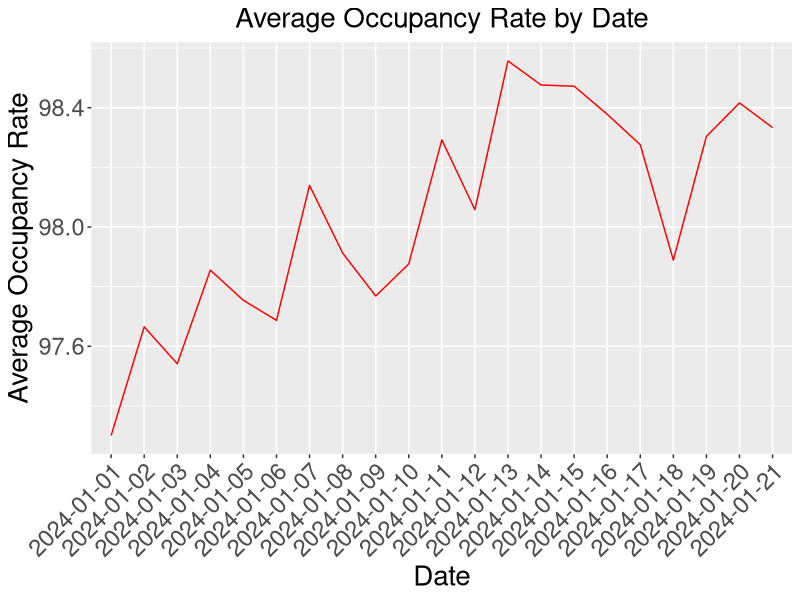
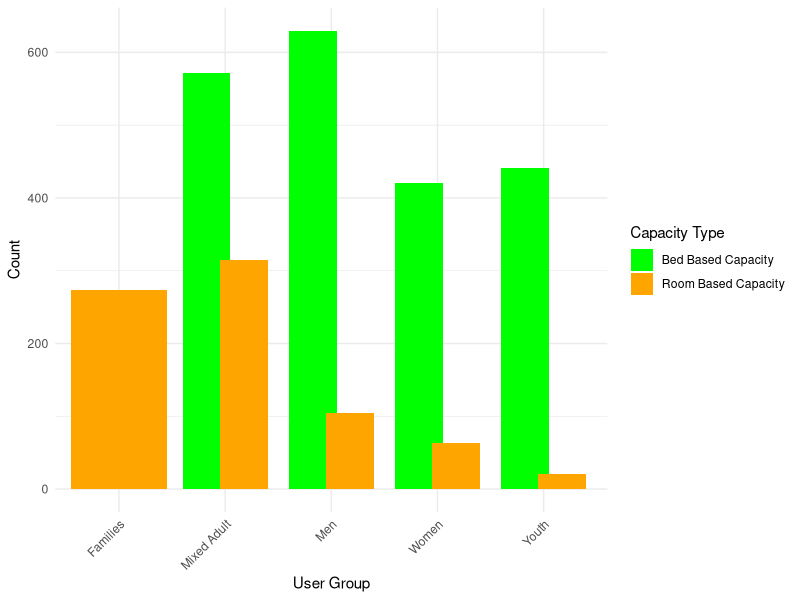
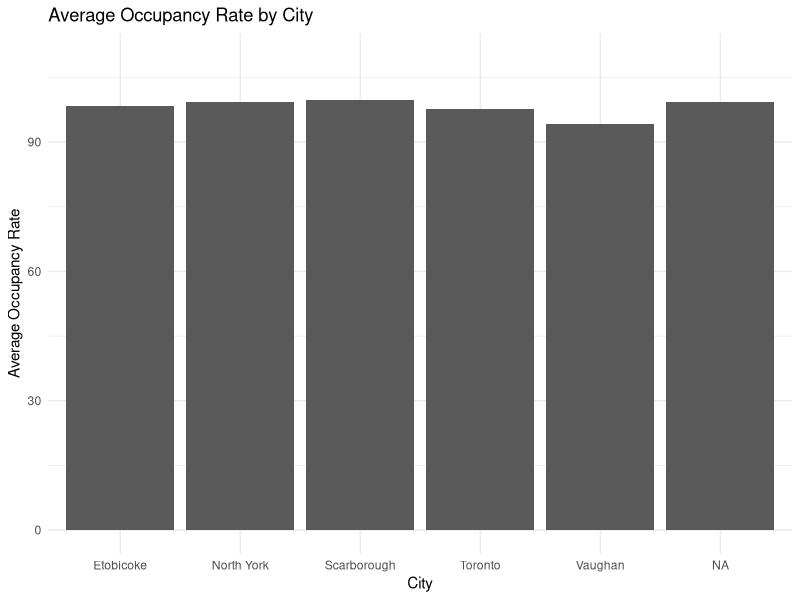

Source code (R) for these figures, in order:
## ---- chunk 1
#| include: false
#| warning: false
#| message: false

#### Workspace set-up ####

## Load packages
library(tidyverse)
library(knitr)
library(here)
library(dplyr)
library(ggplot2)
library(readr)

#read in cleaned data #
cleaned_shelter_statistics <- read.csv(here::here("outputs/data/cleaned_shelter_statistics.csv"))
show_col_types = FALSE

#read in cleaned data #
finalized_shelter_statistics <- read.csv(here::here("outputs/data/finalized_shelter_statistics.csv"))
show_col_types = FALSE
## ---- chunk 2
#| message: false
#| echo: false
#| label: tbl-cleaned_shelter_statistics
#| tbl-cap: Sample of Cleaned Shelter Statistics Data

head (finalized_shelter_statistics, 5) |>
  kable(
    col.names = c("occupancy_date", "sector", "capacity_type",	"location_city", "occupancy_rate"),
  booktabs = TRUE
  )
## ---- chunk 3
#| message: false
#| echo: false
#| label: fig-average-occupancy-rate-by-date
#| fig-cap: Average Occupancy Rate by Date

# Assuming 'finalized_shelter_statistics.csv' is your file path
occupancy_data <- finalized_shelter_statistics

# Calculate the average occupancy rate by date
average_occupancy_rates <- occupancy_data %>%
  group_by(occupancy_date) %>%
  summarise(average_occupancy_rate = sum(occupancy_rate, na.rm = TRUE) / n(), .groups = 'drop')

# Print the results
# print(average_occupancy_rates)

ggplot(average_occupancy_rates, aes(x = occupancy_date, y = average_occupancy_rate, group = 1)) +
  geom_line(color = "red") +
  labs(title = "Average Occupancy Rate by Date",
       x = "Date",
       y = "Average Occupancy Rate") +
  theme(
    plot.title = element_text(size = 20, hjust = 0.5),          # Center and set size for plot title
    axis.text.x = element_text(angle = 45, hjust = 1, size = 17), # Set size for x-axis text
    axis.text.y = element_text(hjust = 1, size = 17),            # Set size for y-axis text
    axis.title.x = element_text(size = 20, hjust = 0.5),         # Center and set size for x-axis title
    axis.title.y = element_text(size = 20, hjust = 0.5),         # Center and set size for y-axis title
  )

## ---- chunk 4
#| message: false
#| echo: false
#| label: fig-number-of-capacity-type-by-user-group
#| fig-cap: Number of Capacity Type by User Group
#| 
number_of_capacity_type_by_user_group <- finalized_shelter_statistics

# Group the data by sector and capacity_type, and count the number of occurrences
grouped_data <- number_of_capacity_type_by_user_group %>%
  group_by(sector, capacity_type) %>%
  summarise(count = n())

# Convert factors to ensure proper ordering in the plot
grouped_data$sector <- factor(grouped_data$sector, levels = unique(number_of_capacity_type_by_user_group$sector))
grouped_data$capacity_type <- factor(grouped_data$capacity_type, levels = c("Bed Based Capacity", "Room Based Capacity"))

# Generate the bar chart
ggplot(grouped_data, aes(x = sector, y = count, fill = capacity_type)) +
  geom_bar(stat = "identity", position = position_dodge(width = 0.7)) +
  theme_minimal() +
  labs(y = "Count", x = "User Group", fill = "Capacity Type") +
  scale_fill_manual(values = c("Bed Based Capacity" = "green", "Room Based Capacity" = "orange")) +
  theme(axis.text.x = element_text(angle = 45, hjust = 1)) # Rotate x labels for better readability

## ---- chunk 5
#| message: false
#| echo: false
#| label: fig-average-occupancy-rate-by-city
#| fig-cap: Average Occupancy Rate by City
#| 
data <- finalized_shelter_statistics
# Calculate the average occupancy rate by city
average_occupancy_by_city <- data %>%
  group_by(location_city) %>%
  summarise(average_occupied_rate_by_city = mean(occupancy_rate))

# Create a bar plot
ggplot(average_occupancy_by_city, aes(x = location_city, y = average_occupied_rate_by_city)) +
  geom_bar(stat = 'identity') +
  theme_minimal() +
  labs(title = 'Average Occupancy Rate by City',
       x = 'City',
       y = 'Average Occupancy Rate') +
  ylim(0, max(average_occupancy_by_city$average_occupied_rate_by_city) + 10)

# Note: Users should replace 'your_data.csv' with the actual path to their data file.

